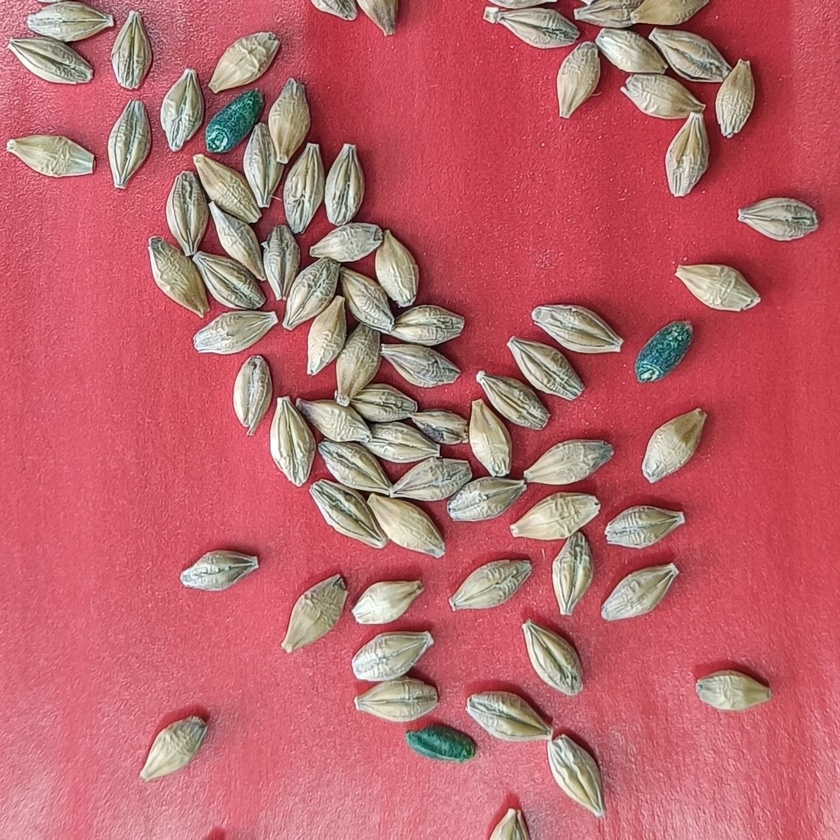
#> input picture Geodesic MST/img/photo_1_2025-06-24_16-17-16.jpg, 840 x 840 px, shrunk from 1240 x 1240 before the run, found by its file name
$ python 'Geodesic MST.py'
#> lines starting #> are read from the running program, lines starting #| are printed output that depends on the picture
import numpy as np
import matplotlib.pyplot as plt
from skimage import io, segmentation, morphology, filters, color, measure, exposure
from skimage.util import img_as_float
from scipy.sparse import csr_matrix
from scipy.sparse.csgraph import minimum_spanning_tree, connected_components
from scipy.ndimage import distance_transform_edt
from skimage.segmentation import watershed
from skimage.feature import peak_local_max
import os

# Загрузка изображения с правильным путем (raw-строка для Windows)
img_path = r'C:\Job\MLE\Segmentation-of-images-by-graph-methods\Geodesic MST\img\photo_1_2025-06-24_16-17-16.jpg'
if not os.path.exists(img_path):
    raise FileNotFoundError(f"Изображение не найдено в {img_path}")

img = io.imread(img_path)
#> img is the input picture: shape (840, 840, 3); mean R, G, B 188.7, 102.7, 108.9
img = img_as_float(img)

# Конвертация с проверкой каналов
if img.ndim == 3 and img.shape[2] == 4:
    img = img[..., :3]  # Удаление альфа-канала
gray_img = color.rgb2gray(img)
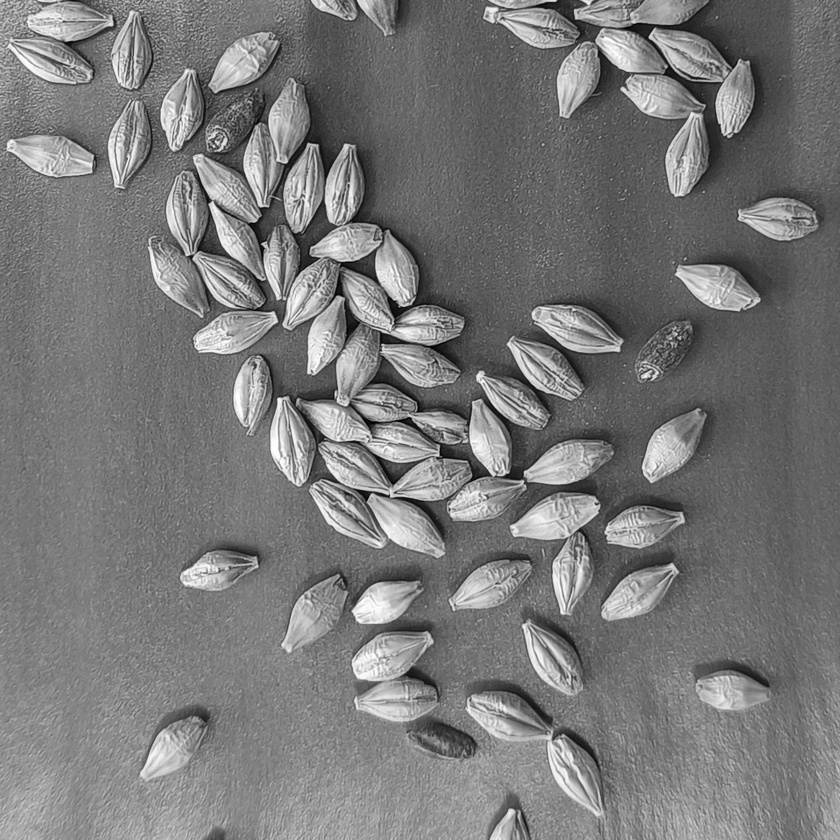
#> gray_img: shape (840, 840) float64; min 0.0025, max 0.999, mean 0.476

# Предварительная обработка

enhanced = exposure.equalize_adapthist(gray_img)
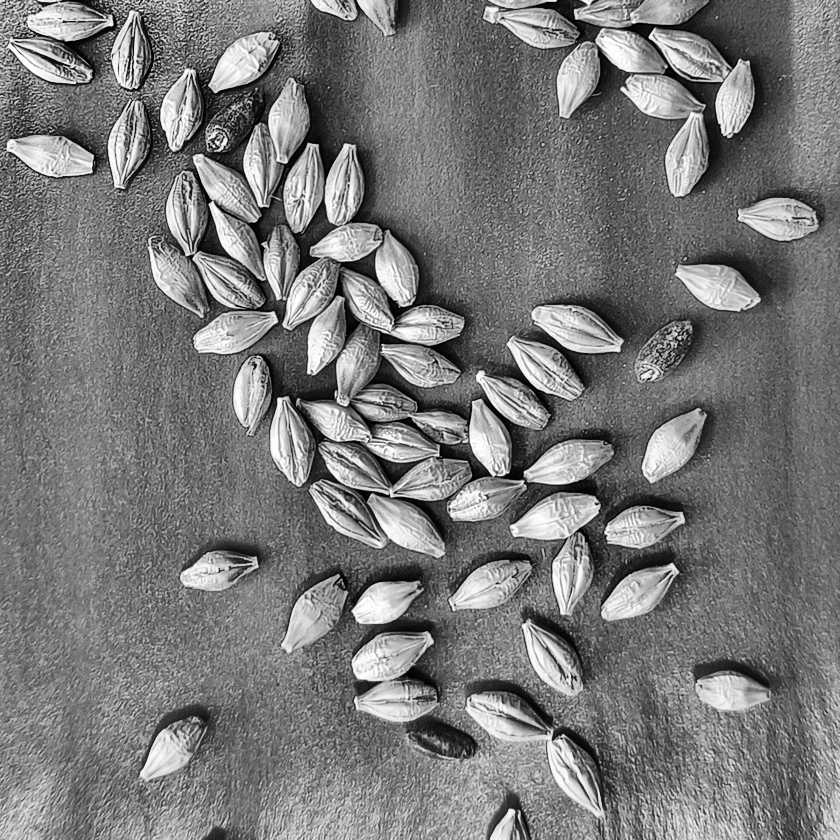
#> enhanced: shape (840, 840) float64; min 0, max 1, mean 0.478
smoothed = filters.median(enhanced, footprint=morphology.disk(3))
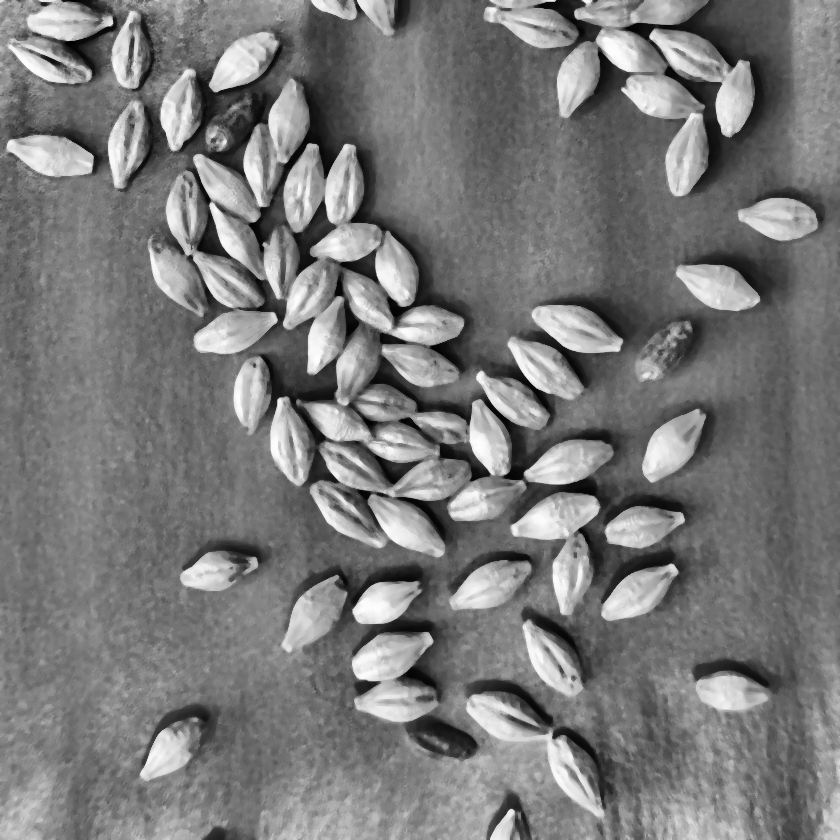
#> smoothed: shape (840, 840) float64; min 0.00525, max 0.996, mean 0.478


thresh = filters.threshold_otsu(smoothed)
#> thresh = 0.568
markers_img = np.zeros_like(smoothed, dtype=np.int32)
markers_img[smoothed < thresh * 0.7] = 1
markers_img[smoothed > thresh * 1.3] = 2


distance = distance_transform_edt(markers_img == 1)
print("Минимальное/максимальное преобразование расстояния:", distance.min(), distance.max())
coords = peak_local_max(distance, footprint=np.ones((3, 3)), min_distance=7, labels=(markers_img == 1))
print("Количество найденных пиков:", len(coords))
if len(coords) == 0:
    raise ValueError("При преобразовании расстояния не обнаружено пиков")
mask = np.zeros(distance.shape, dtype=bool)
mask[tuple(coords.T)] = True
markers_labeled = measure.label(mask)
print("Маркеры, помечающие уникальные значения:", np.unique(markers_labeled))
if len(np.unique(markers_labeled)) <= 1:
    raise ValueError("Нет действительных маркеров, обозначающих водораздел")


segmented = watershed(-distance, markers_labeled, mask=(markers_img != 2))
print("Уникальные значения сегментированного изображения:", np.unique(segmented))
if len(np.unique(segmented)) <= 1:
    raise ValueError("Сегментация водораздела не выявила достоверных регионов")


def create_graph(segmentation_map):
    regions = measure.regionprops(segmentation_map)
    if len(regions) == 0:
        print("Уникальные значения карты сегментации:", np.unique(segmentation_map))
        raise ValueError("На карте сегментации не найдено регионов")


    centroids = np.array([r.centroid for r in regions])
    print("Количество регионов:", len(regions))
    print("Форма центроидов:", centroids.shape)
    print("Значения центроидов:", centroids)

    if np.any(np.isnan(centroids)) or np.any(np.isinf(centroids)):
        raise ValueError("Центроиды содержат значения NaN или inf")

    num_nodes = len(centroids)
    if num_nodes < 2:
        raise ValueError("Для вычисления расстояний требуется как минимум 2 центроида")


    dist_matrix = np.zeros((num_nodes, num_nodes))
    for i in range(num_nodes):
        for j in range(i+1, num_nodes):
            dist = np.linalg.norm(centroids[i] - centroids[j])
            dist_matrix[i, j] = dist
            dist_matrix[j, i] = dist


    mst = minimum_spanning_tree(csr_matrix(dist_matrix))
    return mst, centroids, segmentation_map

mst, centroids, pre_segmented = create_graph(segmented)


def cluster_mst(mst, max_distance):
    mst_modified = mst.copy()
    mst_modified.data[mst_modified.data > max_distance] = 0
    n_components, labels = connected_components(mst_modified, directed=False)
    return labels


distances = mst.data[~np.isinf(mst.data)]  # Исключаем бесконечные значения
if len(distances) == 0:
    raise ValueError("Нет допустимых расстояний в MST")

mean_dist = np.mean(distances)
std_dist = np.std(distances)
max_distance_threshold = mean_dist + 1.5 * std_dist
cluster_labels = cluster_mst(mst, max_distance=max_distance_threshold)


final_mask = np.zeros_like(pre_segmented, dtype=np.int32)
regions = measure.regionprops(pre_segmented)
for i, region in enumerate(regions):
    final_mask[pre_segmented == region.label] = cluster_labels[i] + 1

# Отображение результатов
plt.figure(figsize=(15, 10))
plt.subplot(231), plt.imshow(img), plt.title('Изображение до преобразования')
plt.subplot(232), plt.imshow(markers_img, cmap='jet'), plt.title('Маркеры')
plt.subplot(233), plt.imshow(distance, cmap='magma'), plt.title('Преобразование расстояния')
plt.subplot(234), plt.imshow(segmented, cmap='nipy_spectral'), plt.title('Сегментация водораздела')
plt.subplot(235), plt.imshow(final_mask, cmap='nipy_spectral'), plt.title('Кластеризация GMST')


plt.subplot(236)
plt.imshow(img)
plt.scatter(centroids[:, 1], centroids[:, 0], c='red', s=10)
for i in range(mst.shape[0]):
    for j in range(mst.indptr[i], mst.indptr[i+1]):
        if mst.data[j] > 0 and mst.data[j] <= max_distance_threshold:
            node_i = i
            node_j = mst.indices[j]
            plt.plot([centroids[node_i, 1], centroids[node_j, 1]],
                     [centroids[node_i, 0], centroids[node_j, 0]], 'g-', linewidth=0.5)
plt.title('Центроиды и MST')

plt.tight_layout()
plt.show()
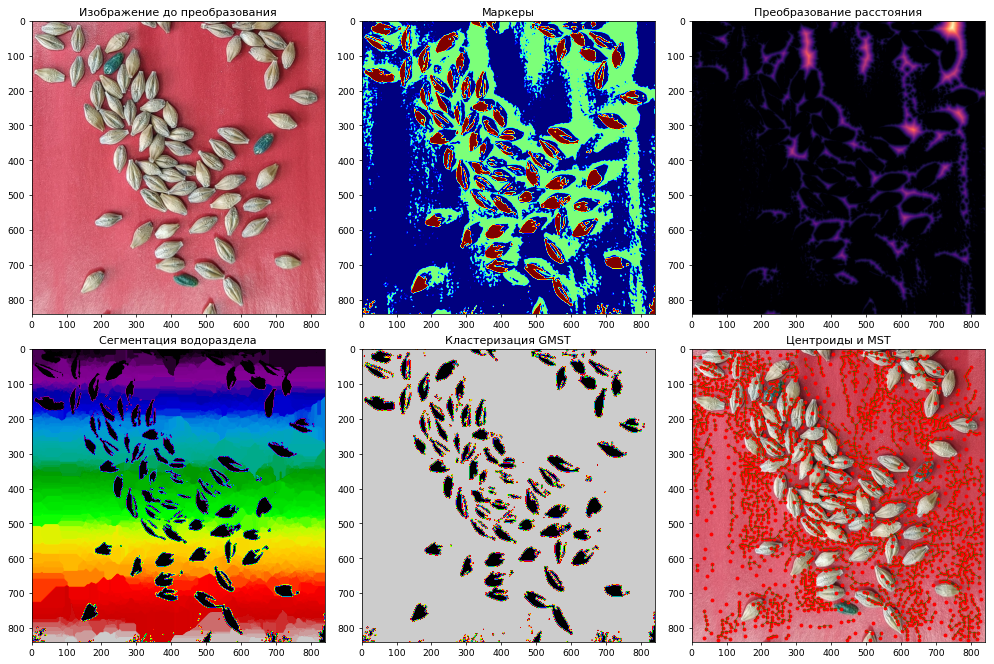
#> figure drawn by matplotlib, 6 panels


boundaries = segmentation.mark_boundaries(img, final_mask, color=(1, 0, 0))
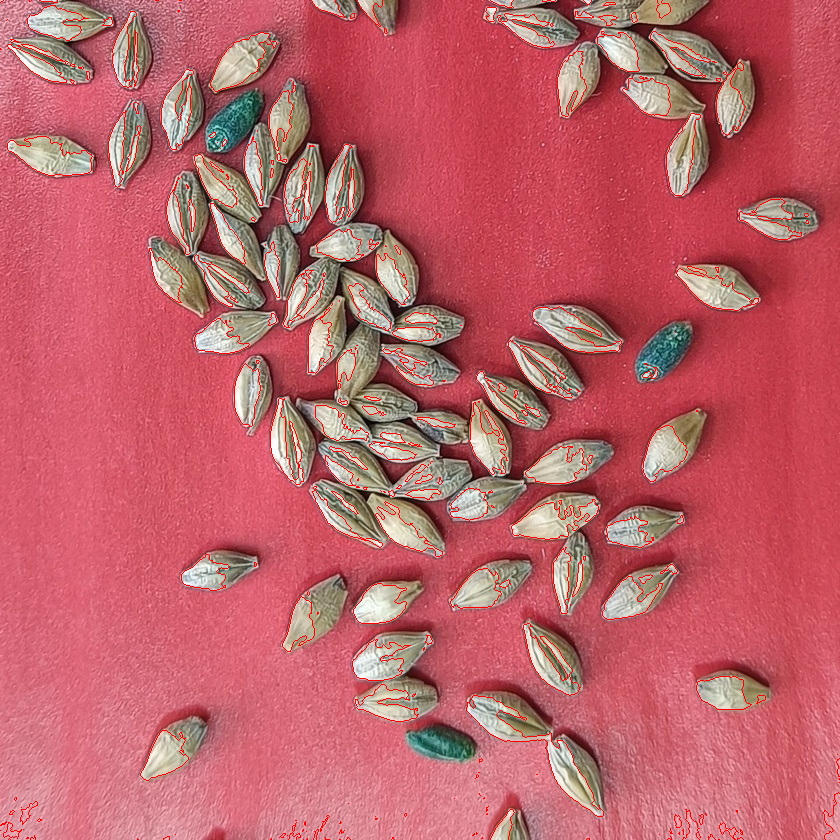
#> boundaries: shape (840, 840, 3) float64; mean R, G, B 0.745, 0.388, 0.413
plt.figure(figsize=(10, 8))
plt.imshow(boundaries)
plt.title('Границы зерен')
plt.show()

# Количественные результаты
print(f"Количество обнаруженных зерен: {len(np.unique(final_mask)) - 1}")
print(f"Пороговое значение расстояния MST: {max_distance_threshold:.2f}")
print(f"Среднее расстояние между центроидами: {mean_dist:.2f}")
